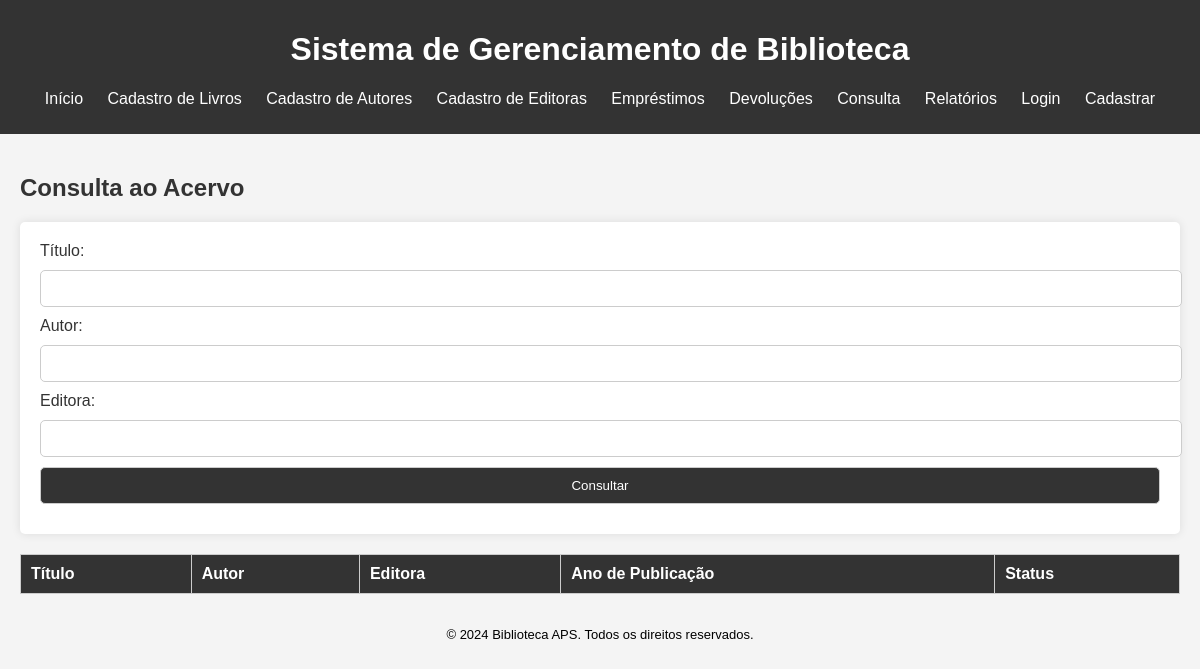
The page /consulta on the database as committed earlier.
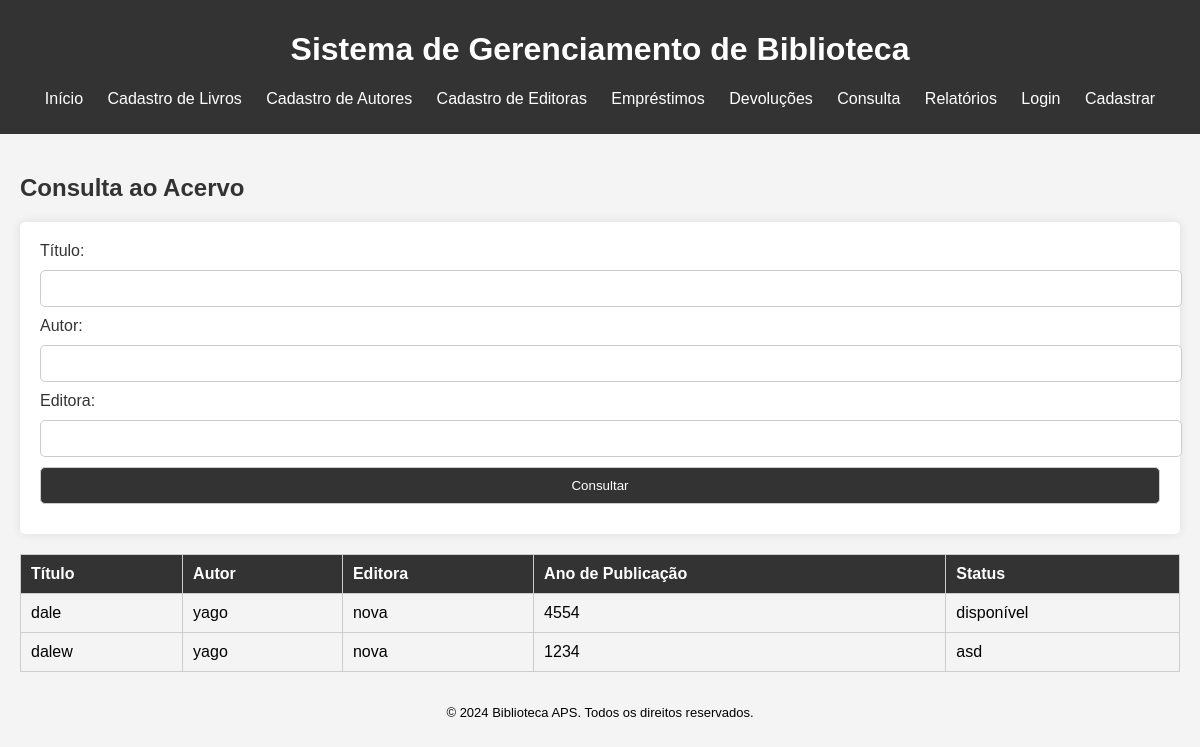
The same page on the database as committed later.
### models.py (models this page shows)
class Livro(db.Model):
    id = db.Column(db.Integer, primary_key=True)
    titulo = db.Column(db.String(100), nullable=False)
    autor_id = db.Column(db.Integer, db.ForeignKey('autor.id'), nullable=False)
    editora_id = db.Column(db.Integer, db.ForeignKey('editora.id'), nullable=False)
    ano_publicacao = db.Column(db.Integer, nullable=False)
    status = db.Column(db.String(10), nullable=False)
    autor = db.relationship('Autor', backref=db.backref('livros', lazy=True))
    editora = db.relationship('Editora', backref=db.backref('livros', lazy=True))

class Autor(db.Model):
    id = db.Column(db.Integer, primary_key=True)
    nome = db.Column(db.String(100), nullable=False)
    nacionalidade = db.Column(db.String(50), nullable=False)
    data_nascimento = db.Column(db.Date, nullable=False)

class Editora(db.Model):
    id = db.Column(db.Integer, primary_key=True)
    nome = db.Column(db.String(100), nullable=False)
    endereco = db.Column(db.String(200), nullable=False)
    telefone = db.Column(db.String(20), nullable=False)

### app.py (the view)
@app.route('/consulta', methods=['GET'])
def consulta():
    titulo = request.args.get('titulo')
    autor_nome = request.args.get('autor')
    editora_nome = request.args.get('editora')
    query = Livro.query.join(Autor).join(Editora)
    if titulo:
        query = query.filter(Livro.titulo.contains(titulo))
    if autor_nome:
        query = query.filter(Autor.nome.contains(autor_nome))
    if editora_nome:
        query = query.filter(Editora.nome.contains(editora_nome))
    livros = query.all()
    return render_template('consulta.html', livros=livros)

### templates/consulta.html
{% extends 'base.html' %}
{% block content %}
<h2>Consulta ao Acervo</h2>
<form method="get">
    <label for="titulo">Título:</label>
    <input type="text" id="titulo" name="titulo"><br>
    <label for="autor">Autor:</label>
    <input type="text" id="autor" name="autor"><br>
    <label for="editora">Editora:</label>
    <input type="text" id="editora" name="editora"><br>
    <button type="submit">Consultar</button>
</form>
<table>
    <thead>
        <tr>
            <th>Título</th>
            <th>Autor</th>
            <th>Editora</th>
            <th>Ano de Publicação</th>
            <th>Status</th>
        </tr>
    </thead>
    <tbody>
        {% for livro in livros %}
        <tr>
            <td>{{ livro.titulo }}</td>
            <td>{{ livro.autor.nome }}</td>
            <td>{{ livro.editora.nome }}</td>
            <td>{{ livro.ano_publicacao }}</td>
            <td>{{ livro.status }}</td>
        </tr>
        {% endfor %}
    </tbody>
</table>
{% endblock %}

Rows that differ between the two databases and show on the page:
added Livro: titulo "dale", autor.nome "yago", editora.nome "nova", ano_publicacao "4554", status "disponível"
added Livro: titulo "dalew", autor.nome "yago", editora.nome "nova", ano_publicacao "1234", status "asd"
